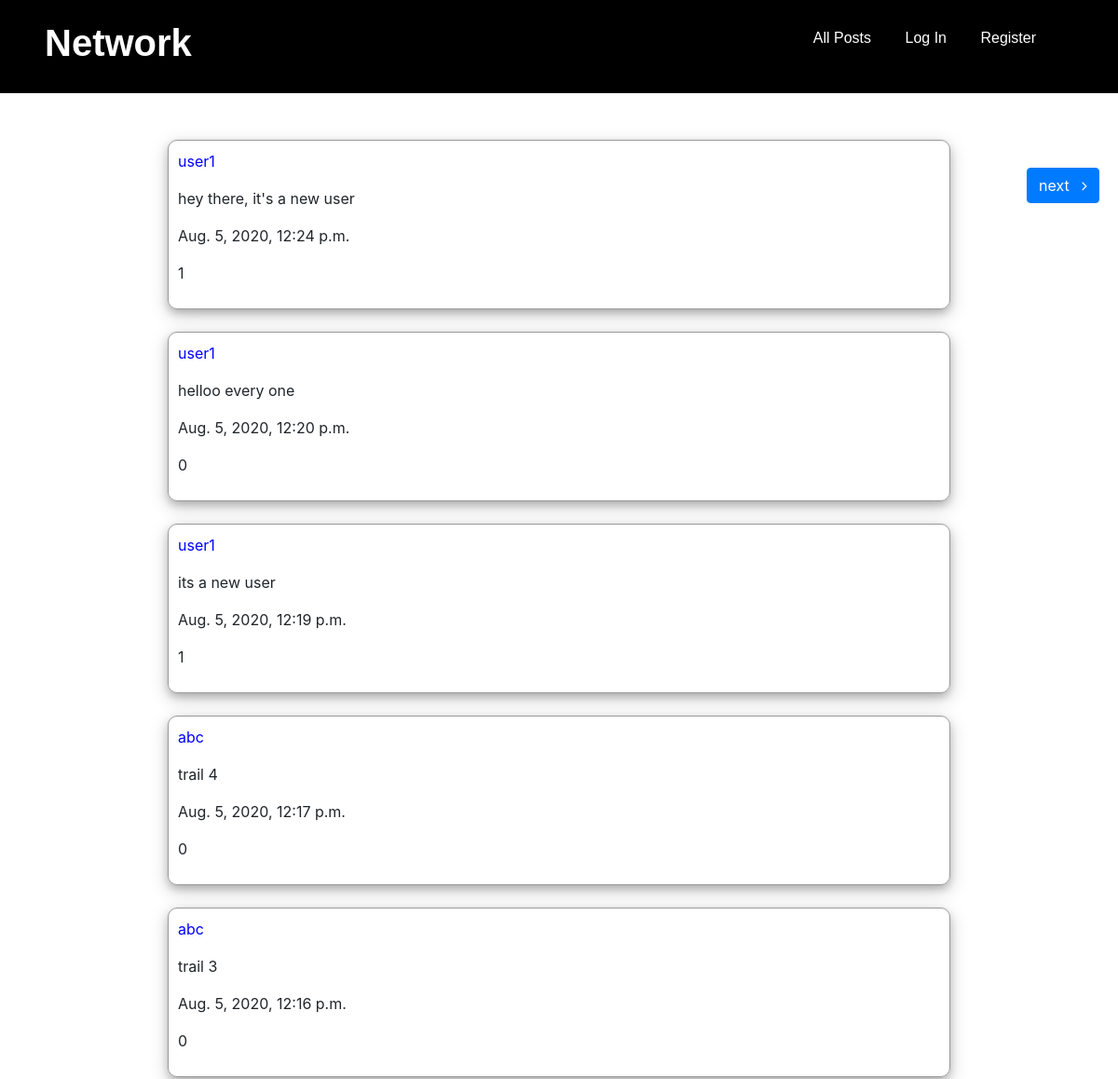
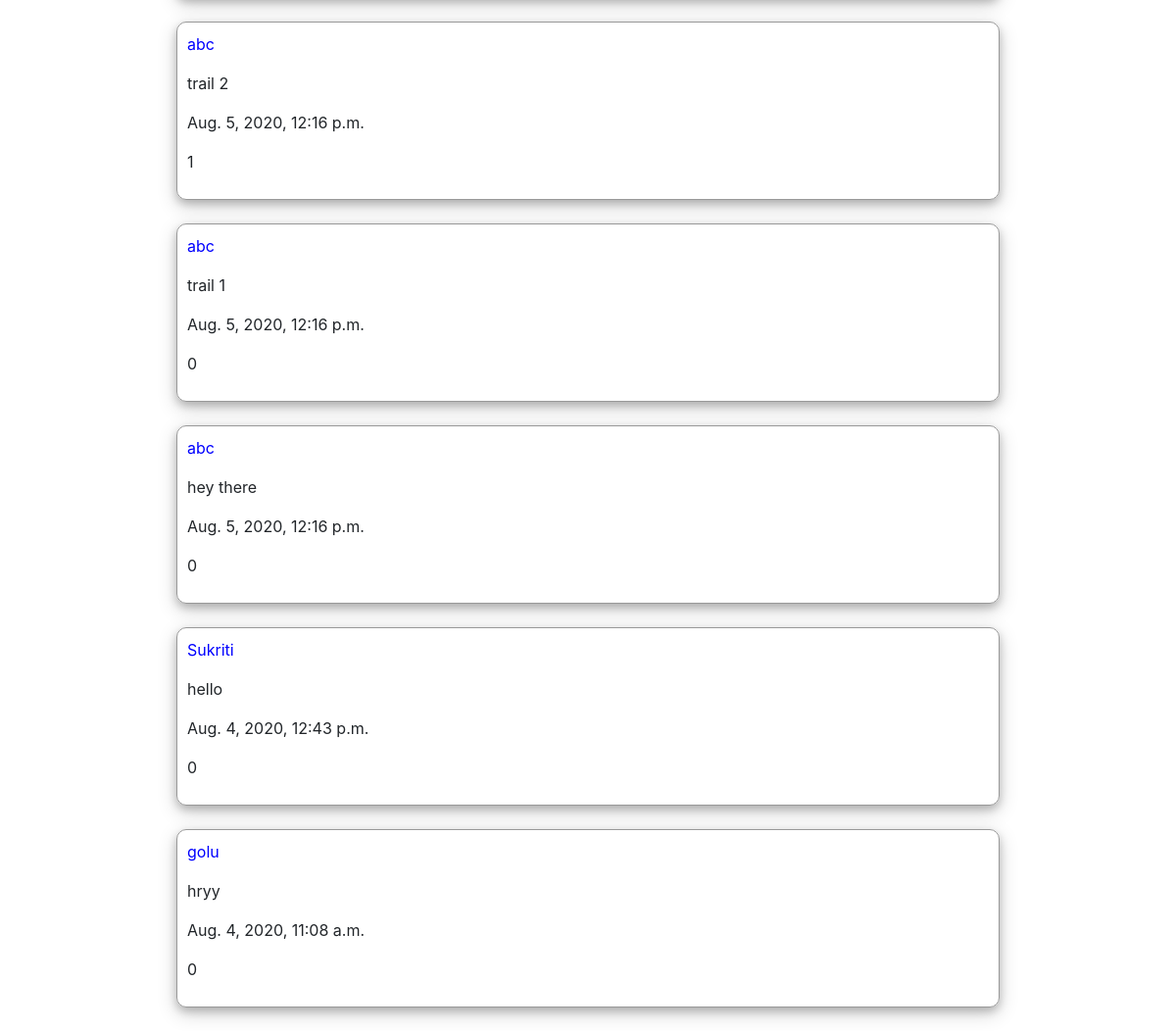
The page / on the database its author committed (2 pictures, top to bottom).
### network/models.py (models this page shows)
class Post(models.Model):
	user=models.ForeignKey(User,on_delete=models.CASCADE,related_name="my_posts",default="")
	post=models.CharField(max_length=1000)
	date_time=models.DateTimeField(auto_now_add=True)

class User(AbstractUser):
    pass

### network/views.py (the view)
# urls.py: path("", views.index, name="index"),
def index(request):
    All_post=Post.objects.all()
    All_post=All_post.order_by("-date_time").all()
    paginator=Paginator(All_post,10)
    page=request.GET.get('page')
    All_post=paginator.get_page(page)
    user = authenticate(request, username=request.user)
    if user is not None:
        lists=[]
        my_likes=Like.objects.filter(user=request.user)
        for posts in my_likes:
            lists.append(posts.post.id)
    else:
        lists=[]
    return render(request, "network/index.html",{
        "All_post":All_post,"lists":lists
       })

### network/templates/network/index.html (shortened to what this page needs)
{% extends "network/layout.html" %}
{% block body %}
     <div class="pagination">
            {% if All_post.has_next %}
            <a href="?page={{All_post.next_page_number}}">
                <button class="btn btn-primary">next &nbsp <i class="fa fa-angle-right" aria-hidden="true"></i></button>
            </a>
            {% endif %}
    </div>
    {% for list in All_post %}
    <div  class="Post_div" id="{{list.id}}">
    	{% if user.is_authenticated %}
    	<p><a href="{% url 'profile' list.user %}">{{list.user}}</a></p>
        {% else %}
         <p style="color: blue;">{{list.user}}</p>
         {% endif %}
        <p class="post_id">{{list.post}}</p>
    	<p>{{list.date_time}}</p>
        <p>{{list.post_liked.count}}</p>
     </div>
    {% endfor %}
{% endblock %}

### network/templates/network/index.html (style rules this page uses)
.pagination { float: right; margin-top: 30px; margin-right: 20px; }
.Post_div { width: 70%; border:1px solid #999; border-radius: 10px; margin:2% auto; box-shadow: 0 4px 8px 0 rgba(0, 0, 0, 0.2), 0 6px 20px 0 rgba(0, 0, 0, 0.19); padding: 10px; }

### rows shown on the page
Post: user "user1", post "hey there, it's a new user", date_time "Aug. 5, 2020, 12:24 p.m.", post_liked.count "1"
Post: user "user1", post "helloo every one", date_time "Aug. 5, 2020, 12:20 p.m.", post_liked.count "0"
Post: user "user1", post "its a new user", date_time "Aug. 5, 2020, 12:19 p.m.", post_liked.count "1"
Post: user "abc", post "trail 4", date_time "Aug. 5, 2020, 12:17 p.m.", post_liked.count "0"
Post: user "abc", post "trail 3", date_time "Aug. 5, 2020, 12:16 p.m.", post_liked.count "0"
Post: user "abc", post "trail 2", date_time "Aug. 5, 2020, 12:16 p.m.", post_liked.count "1"
Post: user "abc", post "trail 1", date_time "Aug. 5, 2020, 12:16 p.m.", post_liked.count "0"
Post: user "abc", post "hey there", date_time "Aug. 5, 2020, 12:16 p.m.", post_liked.count "0"
Post: user "Sukriti", post "hello", date_time "Aug. 4, 2020, 12:43 p.m.", post_liked.count "0"
Post: user "golu", post "hryy", date_time "Aug. 4, 2020, 11:08 a.m.", post_liked.count "0"
